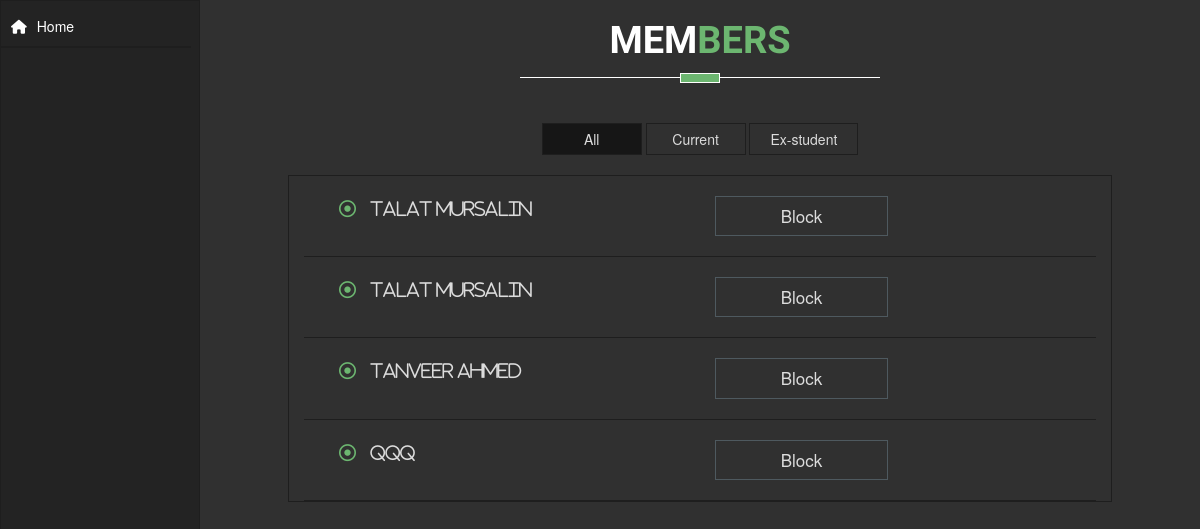
The app's page /home/member/list/ (signed in) with its own data.
### home/models.py (models this page shows, shortened)
class StudentProfile(models.Model):
    user = models.ForeignKey(User, on_delete=models.CASCADE)
    propic = models.FileField(default='profile-icon.png')
    name = models.CharField(max_length=100)
    reg = models.CharField(max_length=12)
    session = models.CharField(max_length=20)
    status = models.BooleanField(default=False)

### home/views.py (the view)
@user_passes_test(lambda u: u.is_authenticated, login_url=reverse_lazy('home:admin-err'))
def member_list(request):
    all_users = User.objects.all()
    all_member = []
    class FullMemberProfile(object):
        pass
    for user in all_users:
        if not user.is_superuser and Notification.objects.get(user=user).approved:
            x = FullMemberProfile()
            x.id = user.id
            x.status = StudentProfile.objects.get(user=user).status
            x.propic = StudentProfile.objects.get(user=user).propic
            x.name = StudentProfile.objects.get(user=user).name
            if not ActivationStatus.objects.get(user=user).status:
                x.blocked = True
                print "blocked"
            else:
                x.blocked = False
            all_member.append(x)
    return render(request, 'home/member_list.html', {'all_member': all_member})

### home/templates/home/member_list.html (shortened to what this page needs)
<!DOCTYPE html>
<html>
<head>
    {% load staticfiles %}
    <link rel="stylesheet" type="text/css" href="{% static 'home/css/bootstrap.min.css' %}" />
    <link rel="stylesheet" type="text/css" href="{% static 'home/css/animate.css' %}" />
    <link rel="stylesheet" type="text/css" href="{% static 'home/css/member-list.css' %}" />
</head>
<body>
    <div class="left-navbar">
        <ul>
            <li><a href="{% url 'home:index' %}"><i class="fa fa-home" style="padding-right:10px;"></i>Home</a></li>
        </ul>
    </div>
    <div class="row">
        <div class="title text-center">
            <h2>Mem<span class="two-color">bers</span>
          </h2>
            <div class="border"></div>
        </div>
        <div class="row text-center">
            <div class="top-nav">
                <ul class="my-nav">
                    <li><a rel="all-member" class="active">All</a></li>
                    <li><a rel="current-student">Current</a></li>
                    <li><a rel="ex-student">Ex-student</a></li>
                </ul>
            </div>
        </div>
        <div class="container member-block active-class" id='all-member'>
            {% for member in all_member %}
            <div class="col-md-12 single-block">
                <div class="col-md-6">
                    <i class="fa fa-dot-circle-o bullet" aria-hidden="true">
<a class="hover-effect" href="{% url 'home:member-profile-st' member.id %}">{{member.name}}</a></i>
                </div>
                {% if user.is_superuser %}
                <div class="col-md-6">
                    {% if member.blocked %}
                    <div class="mybtn"><a href="{% url 'home:unblock-account' member.id %}">Unblock</a></div>
                    {% else %}
                    <div class="mybtn-red"> <a href="{% url 'home:block-account' member.id %}">Block</a></div>
                    {% endif %}
                </div>
                {% endif %}
            </div>
            {% endfor %}
        </div>
    </div>
</body>
</html>

### home/static/home/css/member-list.css (style rules this page uses)
body { margin-left: 200px; background-color: #303030; color: gainsboro; }
.title { padding-bottom: 30px; }
.title h2 { font-family: 'Federo', sans-serif; text-transform: uppercase; font-weight: 700; font-size: 38px; color: #fff; }
.two-color { color: #6CB670; }
.border { border-top: 1px solid #fff; height: 1px; margin: 15px auto 0; position: relative; width: 35%; padding-bottom: 15px; }
.border:before { background-color: #6CB670; border: 1px ridge #fff; content: ""; height: 10px; left: 50%; margin-left: -20px; position: absolute; top: -5px; width: 40px; }
.left-navbar { background: #232323; width: 200px; height: 100%; display: block; position: fixed; border: 1px solid #1e1e1e; left: 0px; top: 0px; z-index: 9999; }
.left-navbar a, a:hover { text-decoration: none; }
.left-navbar ul { margin: 0px; padding: 0px; }
.left-navbar ul li { list-style: none; text-decoration: none; }
.left-navbar ul li a { display: block; width: 190px; border-bottom: 2px solid #1e1e1e; padding-top: 5px; padding-left: 10px; text-decoration: none; }
.left-navbar a, .left-navbar a:hover { color: #fff !important; line-height: 40px; display: inline-block; }
.top-nav { display: inline-block; margin-bottom: 20px; }
.top-nav ul li { list-style: none; }
.top-nav ul li a { border: 1px solid #1e1e1e; text-align: center; padding: 5px 20px; text-decoration: none; color: gainsboro; min-width: 100px; cursor: pointer; }
.active { background: #161616; }
.my-nav { list-style: none; margin: 0; padding: 0; text-align: center; }
.my-nav li { display: inline; }
.my-nav a { display: inline-block; padding: 10px; }
.mybtn, .mybtn-red { padding: 7px; padding-left: 28px; padding-right: 28px; border: 1px solid #4e595f; transition: 0.5s; text-align: center; color: gainsboro; width: 50%; }
.member-block { border: 1px solid #1e1e1e; width: 80%; font-size: 17px; display: none; }
.member-block.active-class { display: block; }
.single-block { border-bottom: 1px solid #1e1e1e; padding: 20px; }
.member-block a { color: gainsboro; }
.hover-effect { padding-left: 10px; }
.bullet { color: #6CB670; }

### records on screen
StudentProfile: name "Talat Mursalin"
StudentProfile: name "Talat Mursalin"
StudentProfile: name "tanveer ahmed"
StudentProfile: name "qqq"
